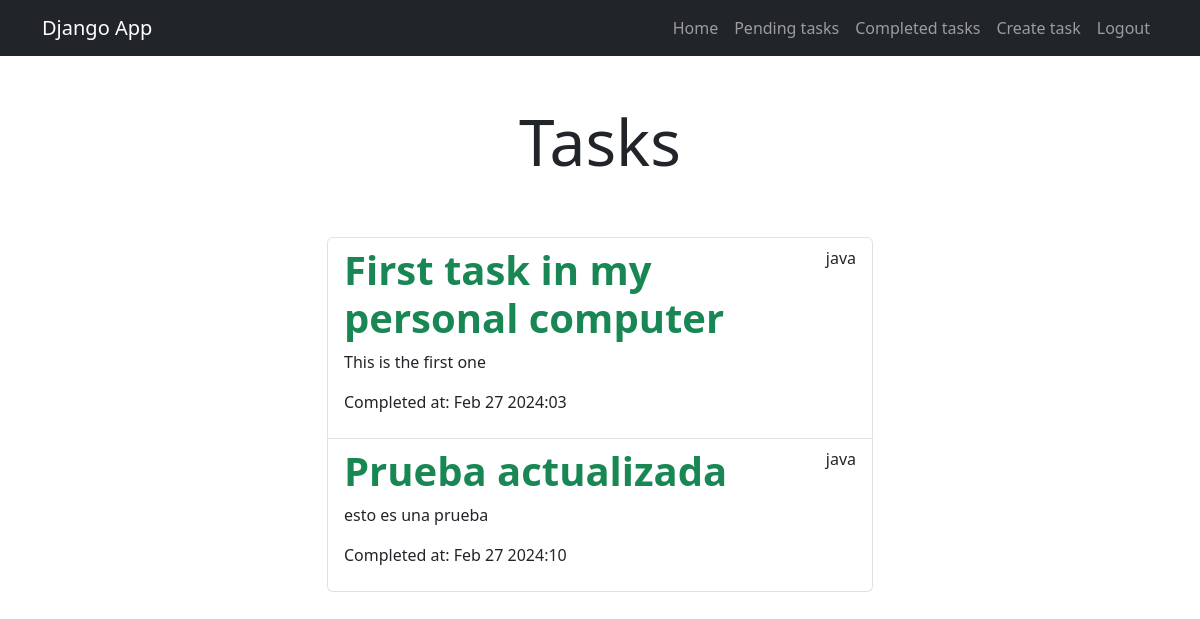
Page /tasks_completed/ (signed in) on the committed database.
### tasks/models.py (models this page shows, shortened)
class Task(models.Model):
    title = models.CharField(max_length=100)
    description = models.TextField(blank=True)
    created = models.DateTimeField(auto_now_add=True)
    date_completed = models.DateTimeField(null=True, blank=True)
    important = models.BooleanField(default=False)
    user = models.ForeignKey(User, on_delete=models.CASCADE)

### tasks/views.py (the view)
# urls.py: path('tasks_completed/', views.tasks_completed, name='tasks_completed'),
@login_required
def tasks_completed(request):
    tasks = Task.objects.filter(user=request.user, date_completed__isnull=False )
    return render(request, 'tasks.html',{
        'tasks': tasks
    })

### tasks/templates/tasks.html
{% extends 'base.html' %}
{% block content %}
<main class="container">
    <div class="row">
        <div class="col-md-6 offset-md-3">
            <h1 class="text-center display-3 py-5">Tasks</h1>
            <ul class="list-group">
                {% for task in tasks %}
                <a class="list-group-item" href="{% url 'task_detail' task.id %}">
                    <header class="d-flex justify-content-between">
                        {% if task.important %}
                            <h1 class="fw-bold text-success">{{ task.title }}</h1>
                        {% else %}
                            <h1 class="fw-bold">{{ task.title }}</h1>
                        {% endif %}
                        <p>{{ task.user }}</p>
                    </header>
                    <p>{{ task.description }}</p>
                    <p>Completed at: {{ task.date_completed|date:'M j Y:i' }}</p>
                </a>
                {% endfor %}
            </ul>
        </div>
    </div>
</main>
{% endblock %}

### rows in the picture
Task: title "First task in my personal computer", user "java", description "This is the first one", date_completed "Feb 27 2024:03"
Task: title "Prueba actualizada", user "java", description "esto es una prueba", date_completed "Feb 27 2024:10"
